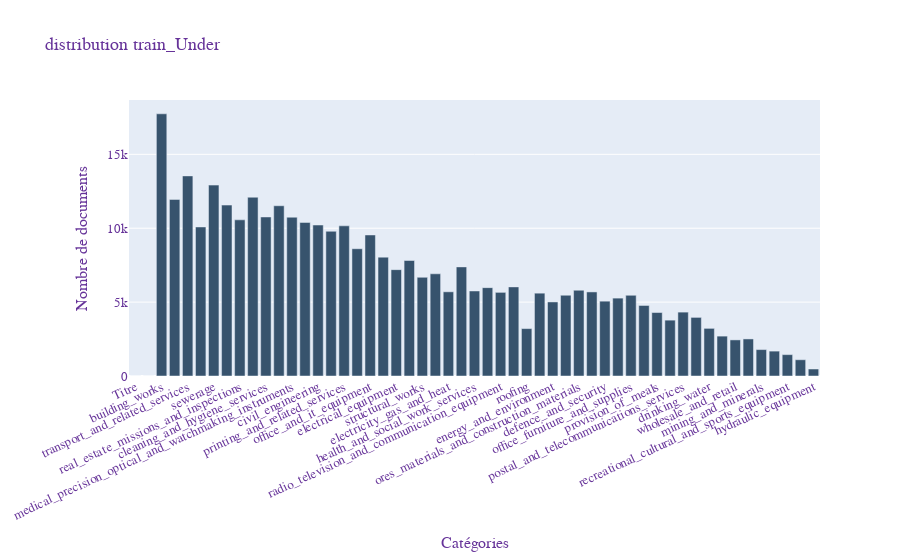

The cell this chart's notebook holds for it:
### Markdown cell above
### Undersampling

### Code cell
categorie_a_diminuer=["hydraulic_equipment",
"rubber_or_plastic_products",
"recreational_cultural_and_sports_equipment",
"paper_and_cardboard",
"mining_and_minerals",
"wholesale_and_retail",
"water_related_works",
"agriculture",
"drinking_water",
"fire",
"silvicultural_products",
"provision_of_meals",
"postal_and_telecommunications_services",
"it_equipment_and_consumables",
"energy_and_environment",
"defence_and_security",
"petroleum_products_fuels",
"office_furniture_and_supplies",
"waste_management",
"communication_and_marketing_services",
"software_supply",
"ores_materials_and_construction_materials"]

train_Under=equilibrer_les_donnees.Undersampling(df_train,10000,categorie_a_diminuer)
utility.plot_distribution(train_Under,"distribution train_Under")

### Figure 1 — Plotly figure (JSON) as saved in the notebook; plotly's stock layout.template omitted (floating-point values rounded to 4 significant figures)
{"data": [{"marker": {"color": "rgb(55, 83, 109)"}, "type": "bar", "x": ["Titre", "Description", "building_works", "studies_consulting_assistance", "transport_and_related_services", "financial_and_insurance_services", "sewerage", "car_industry_products_and_transport_equipment", "real_estate_missions_and_inspections", "it_services", "cleaning_and_hygiene_services", "building_equipment", "medical_precision_optical_and_watchmaking_instruments", "research_and_development", "civil_engineering", "green_spaces", "printing_and_related_services", "street_development", "office_and_it_equipment", "industrial_equipment_and_tools", "electrical_equipment", "chemical_products", "structural_works", "recreational_cultural_and_sports_services", "electricity_gas_and_heat", "food_beverages_and_related_products", "health_and_social_work_services", "education_and_training_services", "radio_television_and_communication_equipment", "clothing_and_textile_industry", "roofing", "communication_and_marketing_services", "energy_and_environment", "waste_management", "ores_materials_and_construction_materials", "software_supply", "defence_and_security", "petroleum_products_fuels", "office_furniture_and_supplies", "it_equipment_and_consumables", "provision_of_meals", "fire", "postal_and_telecommunications_services", "silvicultural_products", "drinking_water", "agriculture", "wholesale_and_retail", "water_related_works", "mining_and_minerals", "paper_and_cardboard", "recreational_cultural_and_sports_equipment", "rubber_or_plastic_products", "hydraulic_equipment"], "y": [0, 0, 17743, 11949, 13541, 10086, 12918, 11566, 10567, 12097, 10762, 11520, 10745, 10391, 10216, 9794, 10161, 8613, 9544, 8044, 7197, 7816, 6678, 6916, 5698, 7384, 5753, 5979, 5660, 6031, 3207, 5605, 5012, 5465, 5804, 5689, 5064, 5270, 5463, 4773, 4296, 3780, 4323, 3966, 3224, 2699, 2443, 2508, 1788, 1684, 1446, 1100, 473]}], "layout": {"font": {"color": "RebeccaPurple", "family": "Arial, sans-serif", "size": 13}, "title": {"text": "distribution train_Under"}, "xaxis": {"tickangle": -25, "title": {"text": "Catégories"}}, "yaxis": {"title": {"text": "Nombre de documents"}}}}
